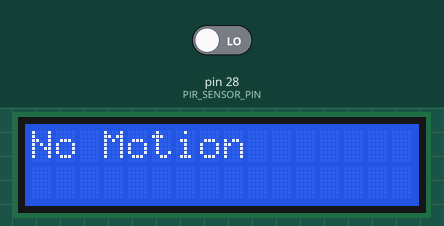
Bench run of a sketch on a simulated Arduino Mega 2560, built with avr-gcc and run on an emulated ATmega2560. On the bench: 16×2 character LCD. The inputs (shaded band) are chosen by the test bench; at power-on: pin 28 (PIR_SENSOR_PIN) LOW.

Above: at 1.2 s.
1.3 s: pin 28 (PIR_SENSOR_PIN) driven HIGH
At 2.7 s:
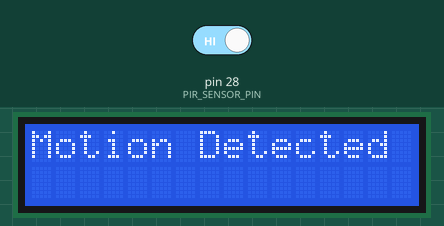
3.1 s: pin 28 (PIR_SENSOR_PIN) driven LOW
At 4.3 s:
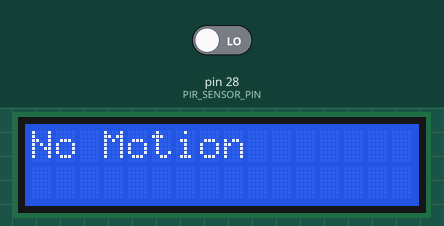
Timing chart, 0 to 6.1 s (numbered marks = the images above; inputs shaded):
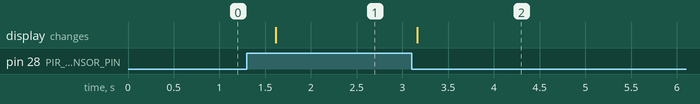

Measured:
- after the input at 1.3 s, the display: changes after 0.32 s (image 1)
- after the input at 3.1 s, the display: changes after 0.06 s (image 2)

The sketch:

Sketch__8_.ino
```cpp
/*
  Sketch name: PIR
  UNED In4Labs - Perception Lab.

  This code demonstrates reading from a PIR sensor connected to pin 4.
  The sketch detects motion and displays "Motion Detected" or "No Motion" on the LCD.

  Circuit:
    - PIR sensor connected to digital pin 4.
*/

#include <Wire.h>
#include <LiquidCrystal_I2C.h>

#define PIR_SENSOR_PIN 28  // define pin for the PIR sensor

// LCD
LiquidCrystal_I2C lcd(0x3F,16,2);  // address, columns, rows

void setup() {
  // Init LCD
  lcd.init();
  lcd.backlight();
  lcd.clear();

  // Initialize the PIR sensor input pin
  pinMode(PIR_SENSOR_PIN, INPUT);
}

void loop() {
  int sensorValue = digitalRead(PIR_SENSOR_PIN);  // read the PIR sensor

  // Print the sensor status
  lcd.clear();
  if (sensorValue == HIGH) {
    lcd.print("Motion Detected");
  } else {
    lcd.print("No Motion");
  }

  // Shorter delay for responsive detection
  delay(500);
}
```
